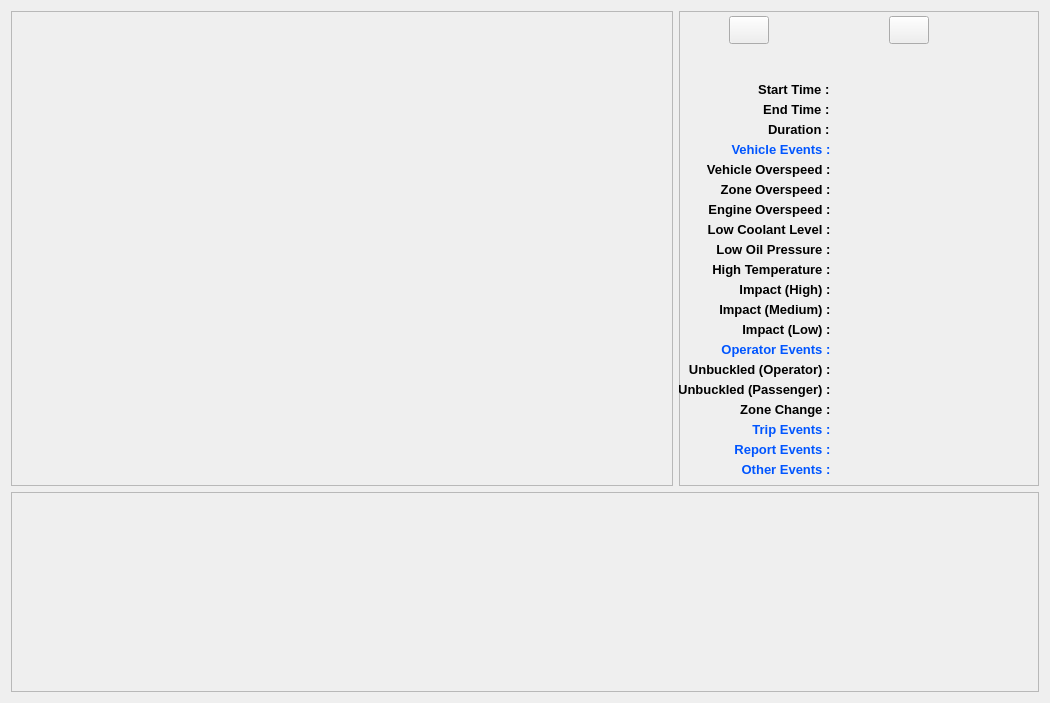
  <widget class="QWidget" name="centralwidget">
   <property name="sizePolicy">
    <sizepolicy hsizetype="Preferred" vsizetype="Expanding">
     <horstretch>0</horstretch>
     <verstretch>0</verstretch>
    </sizepolicy>
   </property>
   <property name="minimumSize">
    <size>
     <width>1050</width>
     <height>695</height>
    </size>
   </property>
   <layout class="QGridLayout" name="gridLayout">
    <item row="0" column="0" rowspan="2">
     <widget class="QFrame" name="TripDataframe">
      <property name="minimumSize">
       <size>
        <width>645</width>
        <height>475</height>
       </size>
      </property>
      <property name="maximumSize">
       <size>
        <width>16777215</width>
        <height>16777215</height>
       </size>
      </property>
      <property name="acceptDrops">
       <bool>false</bool>
      </property>
      <property name="frameShape">
       <enum>QFrame::StyledPanel</enum>
      </property>
      <property name="frameShadow">
       <enum>QFrame::Raised</enum>
      </property>
      <layout class="QGridLayout" name="gridLayout_2">
       <item row="0" column="0">
        <layout class="QVBoxLayout" name="verticalLayout"/>
       </item>
      </layout>
     </widget>
    </item>
    <item row="2" column="0" colspan="2">
     <widget class="QFrame" name="Chartframe">
      <property name="sizePolicy">
       <sizepolicy hsizetype="Preferred" vsizetype="MinimumExpanding">
        <horstretch>0</horstretch>
        <verstretch>0</verstretch>
       </sizepolicy>
      </property>
      <property name="minimumSize">
       <size>
        <width>0</width>
        <height>200</height>
       </size>
      </property>
      <property name="maximumSize">
       <size>
        <width>16777215</width>
        <height>200</height>
       </size>
      </property>
      <property name="frameShape">
       <enum>QFrame::StyledPanel</enum>
      </property>
      <property name="frameShadow">
       <enum>QFrame::Raised</enum>
      </property>
      <layout class="QGridLayout" name="gridLayout_3">
       <property name="leftMargin">
        <number>2</number>
       </property>
       <property name="topMargin">
        <number>0</number>
       </property>
       <property name="rightMargin">
        <number>2</number>
       </property>
       <property name="bottomMargin">
        <number>0</number>
       </property>
       <property name="horizontalSpacing">
        <number>2</number>
       </property>
       <property name="verticalSpacing">
        <number>0</number>
       </property>
       <item row="0" column="0">
        <layout class="QVBoxLayout" name="ChartLayout">
         <property name="spacing">
          <number>0</number>
         </property>
         <property name="leftMargin">
          <number>5</number>
         </property>
         <property name="topMargin">
          <number>0</number>
         </property>
         <property name="rightMargin">
          <number>5</number>
         </property>
         <property name="bottomMargin">
          <number>0</number>
         </property>
        </layout>
       </item>
      </layout>
     </widget>
    </item>
    <item row="0" column="1" rowspan="2">
     <widget class="QFrame" name="TripSummaryframe">
      <property name="sizePolicy">
       <sizepolicy hsizetype="Preferred" vsizetype="Preferred">
        <horstretch>0</horstretch>
        <verstretch>0</verstretch>
       </sizepolicy>
      </property>
      <property name="minimumSize">
       <size>
        <width>360</width>
        <height>475</height>
       </size>
      </property>
      <property name="maximumSize">
       <size>
        <width>360</width>
        <height>16777215</height>
       </size>
      </property>
      <property name="font">
       <font>
        <pointsize>12</pointsize>
        <weight>75</weight>
        <bold>true</bold>
       </font>
      </property>
      <property name="layoutDirection">
       <enum>Qt::LeftToRight</enum>
      </property>
      <property name="frameShape">
       <enum>QFrame::StyledPanel</enum>
      </property>
      <property name="frameShadow">
       <enum>QFrame::Raised</enum>
      </property>
      <widget class="QPushButton" name="PrevTripBtn">
       <property name="geometry">
        <rect>
         <x>50</x>
         <y>5</y>
         <width>40</width>
         <height>28</height>
        </rect>
       </property>
       <property name="text">
        <string/>
       </property>
      </widget>
      <widget class="QPushButton" name="NextTripBtn">
       <property name="geometry">
        <rect>
         <x>210</x>
         <y>5</y>
         <width>40</width>
         <height>28</height>
        </rect>
       </property>
       <property name="text">
        <string/>
       </property>
      </widget>
      <widget class="QLabel" name="TripNoLbl">
       <property name="geometry">
        <rect>
         <x>113</x>
         <y>3</y>
         <width>71</width>
         <height>31</height>
        </rect>
       </property>
       <property name="font">
        <font>
         <pointsize>18</pointsize>
        </font>
       </property>
       <property name="text">
        <string/>
       </property>
       <property name="alignment">
        <set>Qt::AlignCenter</set>
       </property>
      </widget>
      <widget class="QLabel" name="label_2">
       <property name="geometry">
        <rect>
         <x>54</x>
         <y>70</y>
         <width>100</width>
         <height>16</height>
        </rect>
       </property>
       <property name="minimumSize">
        <size>
         <width>100</width>
         <height>0</height>
        </size>
       </property>
       <property name="font">
        <font>
         <pointsize>10</pointsize>
        </font>
       </property>
       <property name="text">
        <string>Start Time : </string>
       </property>
       <property name="alignment">
        <set>Qt::AlignRight|Qt::AlignTrailing|Qt::AlignVCenter</set>
       </property>
      </widget>
      <widget class="QLabel" name="StartTimeLbl">
       <property name="geometry">
        <rect>
         <x>160</x>
         <y>70</y>
         <width>191</width>
         <height>16</height>
        </rect>
       </property>
       <property name="minimumSize">
        <size>
         <width>150</width>
         <height>0</height>
        </size>
       </property>
       <property name="font">
        <font>
         <pointsize>10</pointsize>
         <weight>50</weight>
         <bold>false</bold>
        </font>
       </property>
       <property name="text">
        <string/>
       </property>
      </widget>
      <widget class="QLabel" name="label_5">
       <property name="geometry">
        <rect>
         <x>54</x>
         <y>90</y>
         <width>100</width>
         <height>16</height>
        </rect>
       </property>
       <property name="minimumSize">
        <size>
         <width>100</width>
         <height>0</height>
        </size>
       </property>
       <property name="font">
        <font>
         <pointsize>10</pointsize>
        </font>
       </property>
       <property name="text">
        <string>End Time : </string>
       </property>
       <property name="alignment">
        <set>Qt::AlignRight|Qt::AlignTrailing|Qt::AlignVCenter</set>
       </property>
      </widget>
      <widget class="QLabel" name="EndTimeLbl">
       <property name="geometry">
        <rect>
         <x>160</x>
         <y>90</y>
         <width>191</width>
         <height>16</height>
        </rect>
       </property>
       <property name="minimumSize">
        <size>
         <width>150</width>
         <height>0</height>
        </size>
       </property>
       <property name="font">
        <font>
         <pointsize>10</pointsize>
         <weight>50</weight>
         <bold>false</bold>
        </font>
       </property>
       <property name="text">
        <string/>
       </property>
      </widget>
      <widget class="QLabel" name="label_3">
       <property name="geometry">
        <rect>
         <x>54</x>
         <y>110</y>
         <width>100</width>
         <height>16</height>
        </rect>
       </property>
       <property name="minimumSize">
        <size>
         <width>100</width>
         <height>0</height>
        </size>
       </property>
       <property name="font">
        <font>
         <pointsize>10</pointsize>
         <weight>75</weight>
         <bold>true</bold>
        </font>
       </property>
       <property name="text">
        <string>Duration : </string>
       </property>
       <property name="alignment">
        <set>Qt::AlignRight|Qt::AlignTrailing|Qt::AlignVCenter</set>
       </property>
      </widget>
      <widget class="QLabel" name="TripDurationLbl">
       <property name="geometry">
        <rect>
         <x>160</x>
         <y>110</y>
         <width>191</width>
         <height>16</height>
        </rect>
       </property>
       <property name="minimumSize">
        <size>
         <width>150</width>
         <height>0</height>
        </size>
       </property>
       <property name="font">
        <font>
         <pointsize>10</pointsize>
         <weight>50</weight>
         <bold>false</bold>
        </font>
       </property>
       <property name="text">
        <string/>
       </property>
      </widget>
      <widget class="QLabel" name="label_4">
       <property name="geometry">
        <rect>
         <x>0</x>
         <y>130</y>
         <width>155</width>
         <height>16</height>
        </rect>
       </property>
       <property name="minimumSize">
        <size>
         <width>0</width>
         <height>0</height>
        </size>
       </property>
       <property name="font">
        <font>
         <pointsize>10</pointsize>
         <weight>75</weight>
         <bold>true</bold>
        </font>
       </property>
       <property name="styleSheet">
        <string notr="true">color: rgb(0, 85, 255);</string>
       </property>
       <property name="text">
        <string>Vehicle Events : </string>
       </property>
       <property name="alignment">
        <set>Qt::AlignRight|Qt::AlignTrailing|Qt::AlignVCenter</set>
       </property>
      </widget>
      <widget class="QLabel" name="VehicleEventsLbl">
       <property name="geometry">
        <rect>
         <x>160</x>
         <y>130</y>
         <width>150</width>
         <height>16</height>
        </rect>
       </property>
       <property name="minimumSize">
        <size>
         <width>150</width>
         <height>0</height>
        </size>
       </property>
       <property name="font">
        <font>
         <pointsize>10</pointsize>
         <weight>75</weight>
         <bold>true</bold>
        </font>
       </property>
       <property name="text">
        <string/>
       </property>
      </widget>
      <widget class="QLabel" name="VehicleOverspeedLbl">
       <property name="geometry">
        <rect>
         <x>160</x>
         <y>150</y>
         <width>150</width>
         <height>16</height>
        </rect>
       </property>
       <property name="minimumSize">
        <size>
         <width>150</width>
         <height>0</height>
        </size>
       </property>
       <property name="font">
        <font>
         <pointsize>10</pointsize>
         <weight>50</weight>
         <bold>false</bold>
        </font>
       </property>
       <property name="text">
        <string/>
       </property>
      </widget>
      <widget class="QLabel" name="label_6">
       <property name="geometry">
        <rect>
         <x>0</x>
         <y>150</y>
         <width>155</width>
         <height>16</height>
        </rect>
       </property>
       <property name="minimumSize">
        <size>
         <width>0</width>
         <height>0</height>
        </size>
       </property>
       <property name="font">
        <font>
         <pointsize>10</pointsize>
         <weight>75</weight>
         <bold>true</bold>
        </font>
       </property>
       <property name="text">
        <string>Vehicle Overspeed : </string>
       </property>
       <property name="alignment">
        <set>Qt::AlignRight|Qt::AlignTrailing|Qt::AlignVCenter</set>
       </property>
      </widget>
      <widget class="QLabel" name="ZoneOverspeedLbl">
       <property name="geometry">
        <rect>
         <x>160</x>
         <y>170</y>
         <width>150</width>
         <height>16</height>
        </rect>
       </property>
       <property name="minimumSize">
        <size>
         <width>150</width>
         <height>0</height>
        </size>
       </property>
       <property name="font">
        <font>
         <pointsize>10</pointsize>
         <weight>50</weight>
         <bold>false</bold>
        </font>
       </property>
       <property name="text">
        <string/>
       </property>
      </widget>
      <widget class="QLabel" name="label_7">
       <property name="geometry">
        <rect>
         <x>0</x>
         <y>170</y>
         <width>155</width>
         <height>16</height>
        </rect>
       </property>
       <property name="minimumSize">
        <size>
         <width>0</width>
         <height>0</height>
        </size>
       </property>
       <property name="font">
        <font>
         <pointsize>10</pointsize>
         <weight>75</weight>
         <bold>true</bold>
        </font>
       </property>
       <property name="text">
        <string>Zone Overspeed : </string>
       </property>
       <property name="alignment">
        <set>Qt::AlignRight|Qt::AlignTrailing|Qt::AlignVCenter</set>
       </property>
      </widget>
      <widget class="QLabel" name="EngineOverspeedLbl">
       <property name="geometry">
        <rect>
         <x>160</x>
         <y>190</y>
         <width>150</width>
         <height>16</height>
        </rect>
       </property>
       <property name="minimumSize">
        <size>
         <width>150</width>
         <height>0</height>
        </size>
       </property>
       <property name="font">
        <font>
         <pointsize>10</pointsize>
         <weight>50</weight>
         <bold>false</bold>
        </font>
       </property>
       <property name="text">
        <string/>
       </property>
      </widget>
      <widget class="QLabel" name="label_8">
       <property name="geometry">
        <rect>
         <x>0</x>
         <y>190</y>
         <width>155</width>
         <height>16</height>
        </rect>
       </property>
       <property name="minimumSize">
        <size>
         <width>0</width>
         <height>0</height>
        </size>
       </property>
       <property name="font">
        <font>
         <pointsize>10</pointsize>
         <weight>75</weight>
         <bold>true</bold>
        </font>
       </property>
       <property name="text">
        <string>Engine Overspeed : </string>
       </property>
       <property name="alignment">
        <set>Qt::AlignRight|Qt::AlignTrailing|Qt::AlignVCenter</set>
       </property>
      </widget>
      <widget class="QLabel" name="label_9">
       <property name="geometry">
        <rect>
         <x>0</x>
         <y>210</y>
         <width>155</width>
         <height>16</height>
        </rect>
       </property>
       <property name="minimumSize">
        <size>
         <width>0</width>
         <height>0</height>
        </size>
       </property>
       <property name="font">
        <font>
         <pointsize>10</pointsize>
         <weight>75</weight>
         <bold>true</bold>
        </font>
       </property>
       <property name="text">
        <string>Low Coolant Level : </string>
       </property>
       <property name="alignment">
        <set>Qt::AlignRight|Qt::AlignTrailing|Qt::AlignVCenter</set>
       </property>
      </widget>
      <widget class="QLabel" name="LowCoolantLbl">
       <property name="geometry">
        <rect>
         <x>160</x>
         <y>210</y>
         <width>150</width>
         <height>16</height>
        </rect>
       </property>
       <property name="minimumSize">
        <size>
         <width>150</width>
         <height>0</height>
        </size>
       </property>
       <property name="font">
        <font>
         <pointsize>10</pointsize>
         <weight>50</weight>
         <bold>false</bold>
        </font>
       </property>
       <property name="text">
        <string/>
       </property>
      </widget>
      <widget class="QLabel" name="LowOilPressureLbl">
       <property name="geometry">
        <rect>
         <x>160</x>
         <y>230</y>
         <width>150</width>
         <height>16</height>
        </rect>
       </property>
       <property name="minimumSize">
        <size>
         <width>150</width>
         <height>0</height>
        </size>
       </property>
       <property name="font">
        <font>
         <pointsize>10</pointsize>
         <weight>50</weight>
         <bold>false</bold>
        </font>
       </property>
       <property name="text">
        <string/>
       </property>
      </widget>
      <widget class="QLabel" name="label_10">
       <property name="geometry">
        <rect>
         <x>0</x>
         <y>230</y>
         <width>155</width>
         <height>16</height>
        </rect>
       </property>
       <property name="minimumSize">
        <size>
         <width>0</width>
         <height>0</height>
        </size>
       </property>
       <property name="font">
        <font>
         <pointsize>10</pointsize>
         <weight>75</weight>
         <bold>true</bold>
        </font>
       </property>
       <property name="text">
        <string>Low Oil Pressure : </string>
       </property>
       <property name="alignment">
        <set>Qt::AlignRight|Qt::AlignTrailing|Qt::AlignVCenter</set>
       </property>
      </widget>
      <widget class="QLabel" name="label_11">
       <property name="geometry">
        <rect>
         <x>0</x>
         <y>250</y>
         <width>155</width>
         <height>16</height>
        </rect>
       </property>
       <property name="minimumSize">
        <size>
         <width>0</width>
         <height>0</height>
        </size>
       </property>
       <property name="font">
        <font>
         <pointsize>10</pointsize>
         <weight>75</weight>
         <bold>true</bold>
        </font>
       </property>
       <property name="text">
        <string>High Temperature : </string>
       </property>
       <property name="alignment">
        <set>Qt::AlignRight|Qt::AlignTrailing|Qt::AlignVCenter</set>
       </property>
      </widget>
      <widget class="QLabel" name="HighTemperatureLbl">
       <property name="geometry">
        <rect>
         <x>160</x>
         <y>250</y>
         <width>150</width>
         <height>16</height>
        </rect>
       </property>
       <property name="minimumSize">
        <size>
         <width>150</width>
         <height>0</height>
        </size>
       </property>
       <property name="font">
        <font>
         <pointsize>10</pointsize>
         <weight>50</weight>
         <bold>false</bold>
        </font>
       </property>
       <property name="text">
        <string/>
       </property>
      </widget>
      <widget class="QLabel" name="label_12">
       <property name="geometry">
        <rect>
         <x>0</x>
         <y>270</y>
         <width>155</width>
         <height>16</height>
        </rect>
       </property>
       <property name="minimumSize">
        <size>
         <width>0</width>
         <height>0</height>
        </size>
       </property>
       <property name="font">
        <font>
         <pointsize>10</pointsize>
         <weight>75</weight>
         <bold>true</bold>
        </font>
       </property>
       <property name="text">
        <string>Impact (High) : </string>
       </property>
       <property name="alignment">
        <set>Qt::AlignRight|Qt::AlignTrailing|Qt::AlignVCenter</set>
       </property>
      </widget>
      <widget class="QLabel" name="HiImpactLbl">
       <property name="geometry">
        <rect>
         <x>160</x>
         <y>270</y>
         <width>150</width>
         <height>16</height>
        </rect>
       </property>
       <property name="minimumSize">
        <size>
         <width>150</width>
         <height>0</height>
        </size>
       </property>
       <property name="font">
        <font>
         <pointsize>10</pointsize>
         <weight>50</weight>
         <bold>false</bold>
        </font>
       </property>
       <property name="text">
        <string/>
       </property>
      </widget>
      <widget class="QLabel" name="MidImpactLbl">
       <property name="geometry">
        <rect>
         <x>160</x>
         <y>290</y>
         <width>150</width>
         <height>16</height>
        </rect>
       </property>
       <property name="minimumSize">
        <size>
         <width>150</width>
         <height>0</height>
        </size>
       </property>
       <property name="font">
        <font>
         <pointsize>10</pointsize>
         <weight>50</weight>
         <bold>false</bold>
        </font>
       </property>
       <property name="text">
        <string/>
       </property>
      </widget>
      <widget class="QLabel" name="label_13">
       <property name="geometry">
        <rect>
         <x>0</x>
         <y>290</y>
         <width>155</width>
         <height>16</height>
        </rect>
       </property>
       <property name="minimumSize">
        <size>
         <width>0</width>
         <height>0</height>
        </size>
       </property>
       <property name="font">
        <font>
         <pointsize>10</pointsize>
         <weight>75</weight>
         <bold>true</bold>
        </font>
       </property>
       <property name="text">
        <string>Impact (Medium) : </string>
       </property>
       <property name="alignment">
        <set>Qt::AlignRight|Qt::AlignTrailing|Qt::AlignVCenter</set>
       </property>
      </widget>
      <widget class="QLabel" name="LoImpactLbl">
       <property name="geometry">
        <rect>
         <x>160</x>
         <y>310</y>
         <width>150</width>
         <height>16</height>
        </rect>
       </property>
       <property name="minimumSize">
        <size>
         <width>150</width>
         <height>0</height>
        </size>
       </property>
       <property name="font">
        <font>
         <pointsize>10</pointsize>
         <weight>50</weight>
         <bold>false</bold>
        </font>
       </property>
       <property name="text">
        <string/>
       </property>
      </widget>
      <widget class="QLabel" name="label_14">
       <property name="geometry">
        <rect>
         <x>0</x>
         <y>310</y>
         <width>155</width>
         <height>16</height>
        </rect>
       </property>
       <property name="minimumSize">
        <size>
         <width>0</width>
         <height>0</height>
        </size>
       </property>
       <property name="font">
        <font>
         <pointsize>10</pointsize>
         <weight>75</weight>
         <bold>true</bold>
        </font>
       </property>
       <property name="text">
        <string>Impact (Low) : </string>
       </property>
       <property name="alignment">
        <set>Qt::AlignRight|Qt::AlignTrailing|Qt::AlignVCenter</set>
       </property>
      </widget>
      <widget class="QLabel" name="UnbuckledOpLbl">
       <property name="geometry">
        <rect>
         <x>160</x>
         <y>350</y>
         <width>150</width>
         <height>16</height>
        </rect>
       </property>
       <property name="minimumSize">
        <size>
         <width>150</width>
         <height>0</height>
        </size>
       </property>
       <property name="font">
        <font>
         <pointsize>10</pointsize>
         <weight>50</weight>
         <bold>false</bold>
        </font>
       </property>
       <property name="text">
        <string/>
       </property>
      </widget>
      <widget class="QLabel" name="label_15">
       <property name="geometry">
        <rect>
         <x>0</x>
         <y>350</y>
         <width>155</width>
         <height>16</height>
        </rect>
       </property>
       <property name="minimumSize">
        <size>
         <width>0</width>
         <height>0</height>
        </size>
       </property>
       <property name="font">
        <font>
         <pointsize>10</pointsize>
         <weight>75</weight>
         <bold>true</bold>
        </font>
       </property>
       <property name="text">
        <string>Unbuckled (Operator) : </string>
       </property>
       <property name="alignment">
        <set>Qt::AlignRight|Qt::AlignTrailing|Qt::AlignVCenter</set>
       </property>
      </widget>
      <widget class="QLabel" name="label_16">
       <property name="geometry">
        <rect>
         <x>0</x>
         <y>370</y>
         <width>155</width>
         <height>16</height>
        </rect>
       </property>
       <property name="minimumSize">
        <size>
         <width>0</width>
         <height>0</height>
        </size>
       </property>
       <property name="font">
        <font>
         <pointsize>10</pointsize>
         <weight>75</weight>
         <bold>true</bold>
        </font>
       </property>
       <property name="text">
        <string>Unbuckled (Passenger) : </string>
       </property>
       <property name="alignment">
        <set>Qt::AlignRight|Qt::AlignTrailing|Qt::AlignVCenter</set>
       </property>
      </widget>
      <widget class="QLabel" name="UnbuckledPassLbl">
       <property name="geometry">
        <rect>
         <x>160</x>
         <y>370</y>
         <width>150</width>
         <height>16</height>
        </rect>
       </property>
       <property name="minimumSize">
        <size>
         <width>150</width>
         <height>0</height>
        </size>
       </property>
       <property name="font">
        <font>
         <pointsize>10</pointsize>
         <weight>50</weight>
         <bold>false</bold>
        </font>
       </property>
       <property name="text">
        <string/>
       </property>
      </widget>
      <widget class="QLabel" name="label_17">
       <property name="geometry">
        <rect>
         <x>0</x>
         <y>330</y>
         <width>155</width>
         <height>16</height>
        </rect>
       </property>
       <property name="minimumSize">
        <size>
         <width>0</width>
         <height>0</height>
        </size>
       </property>
       <property name="font">
        <font>
         <pointsize>10</pointsize>
         <weight>75</weight>
         <bold>true</bold>
        </font>
       </property>
       <property name="styleSheet">
        <string notr="true">color: rgb(0, 85, 255);</string>
       </property>
       <property name="text">
        <string>Operator Events : </string>
       </property>
       <property name="alignment">
        <set>Qt::AlignRight|Qt::AlignTrailing|Qt::AlignVCenter</set>
       </property>
      </widget>
      <widget class="QLabel" name="OperatorEventsLbl">
       <property name="geometry">
        <rect>
         <x>160</x>
         <y>330</y>
         <width>150</width>
         <height>16</height>
        </rect>
       </property>
       <property name="minimumSize">
        <size>
         <width>150</width>
         <height>0</height>
        </size>
       </property>
       <property name="font">
        <font>
         <pointsize>10</pointsize>
         <weight>75</weight>
         <bold>true</bold>
        </font>
       </property>
       <property name="text">
        <string/>
       </property>
      </widget>
      <widget class="QLabel" name="OtherEventsLbl">
       <property name="geometry">
        <rect>
         <x>160</x>
         <y>450</y>
         <width>150</width>
         <height>16</height>
        </rect>
       </property>
       <property name="minimumSize">
        <size>
         <width>150</width>
         <height>0</height>
        </size>
       </property>
       <property name="font">
        <font>
         <pointsize>10</pointsize>
         <weight>75</weight>
         <bold>true</bold>
        </font>
       </property>
       <property name="text">
        <string/>
       </property>
      </widget>
      <widget class="QLabel" name="OtherEventsStaticLbl">
       <property name="geometry">
        <rect>
         <x>0</x>
         <y>450</y>
         <width>155</width>
         <height>16</height>
        </rect>
       </property>
       <property name="minimumSize">
        <size>
         <width>0</width>
         <height>0</height>
        </size>
       </property>
       <property name="font">
        <font>
         <pointsize>10</pointsize>
         <weight>75</weight>
         <bold>true</bold>
        </font>
       </property>
       <property name="styleSheet">
        <string notr="true">color: rgb(255, 255, 255);
color: rgb(0, 85, 255);</string>
       </property>
       <property name="text">
        <string>Other Events : </string>
       </property>
       <property name="alignment">
        <set>Qt::AlignRight|Qt::AlignTrailing|Qt::AlignVCenter</set>
       </property>
      </widget>
      <widget class="QLabel" name="label_19">
       <property name="geometry">
        <rect>
         <x>0</x>
         <y>390</y>
         <width>155</width>
         <height>16</height>
        </rect>
       </property>
       <property name="minimumSize">
        <size>
         <width>0</width>
         <height>0</height>
        </size>
       </property>
       <property name="font">
        <font>
         <pointsize>10</pointsize>
         <weight>75</weight>
         <bold>true</bold>
        </font>
       </property>
       <property name="text">
        <string>Zone Change : </string>
       </property>
       <property name="alignment">
        <set>Qt::AlignRight|Qt::AlignTrailing|Qt::AlignVCenter</set>
       </property>
      </widget>
      <widget class="QLabel" name="ZoneChangeLbl">
       <property name="geometry">
        <rect>
         <x>160</x>
         <y>390</y>
         <width>150</width>
         <height>16</height>
        </rect>
       </property>
       <property name="minimumSize">
        <size>
         <width>150</width>
         <height>0</height>
        </size>
       </property>
       <property name="font">
        <font>
         <pointsize>10</pointsize>
         <weight>50</weight>
         <bold>false</bold>
        </font>
       </property>
       <property name="text">
        <string/>
       </property>
      </widget>
      <widget class="QLabel" name="TripEventsLbl">
       <property name="geometry">
        <rect>
         <x>160</x>
         <y>410</y>
         <width>150</width>
         <height>16</height>
        </rect>
       </property>
       <property name="minimumSize">
        <size>
         <width>150</width>
         <height>0</height>
        </size>
       </property>
       <property name="font">
        <font>
         <pointsize>10</pointsize>
         <weight>75</weight>
         <bold>true</bold>
        </font>
       </property>
       <property name="text">
        <string/>
       </property>
      </widget>
      <widget class="QLabel" name="label_20">
       <property name="geometry">
        <rect>
         <x>0</x>
         <y>410</y>
         <width>155</width>
         <height>16</height>
        </rect>
       </property>
       <property name="minimumSize">
        <size>
         <width>0</width>
         <height>0</height>
        </size>
       </property>
       <property name="font">
        <font>
         <pointsize>10</pointsize>
         <weight>75</weight>
         <bold>true</bold>
        </font>
       </property>
       <property name="styleSheet">
        <string notr="true">color: rgb(0, 85, 255);</string>
       </property>
       <property name="text">
        <string>Trip Events : </string>
       </property>
       <property name="alignment">
        <set>Qt::AlignRight|Qt::AlignTrailing|Qt::AlignVCenter</set>
       </property>
      </widget>
      <widget class="QLabel" name="label_21">
       <property name="geometry">
        <rect>
         <x>0</x>
         <y>430</y>
         <width>155</width>
         <height>16</height>
        </rect>
       </property>
       <property name="minimumSize">
        <size>
         <width>0</width>
         <height>0</height>
        </size>
       </property>
       <property name="font">
        <font>
         <pointsize>10</pointsize>
         <weight>75</weight>
         <bold>true</bold>
        </font>
       </property>
       <property name="styleSheet">
        <string notr="true">color: rgb(0, 85, 255);</string>
       </property>
       <property name="text">
        <string>Report Events : </string>
       </property>
       <property name="alignment">
        <set>Qt::AlignRight|Qt::AlignTrailing|Qt::AlignVCenter</set>
       </property>
      </widget>
      <widget class="QLabel" name="ReportEventsLbl">
       <property name="geometry">
        <rect>
         <x>160</x>
         <y>430</y>
         <width>150</width>
         <height>16</height>
        </rect>
       </property>
       <property name="minimumSize">
        <size>
         <width>150</width>
         <height>0</height>
        </size>
       </property>
       <property name="font">
        <font>
         <pointsize>10</pointsize>
         <weight>75</weight>
         <bold>true</bold>
        </font>
       </property>
       <property name="text">
        <string/>
       </property>
      </widget>
      <widget class="QLabel" name="TripIdLbl">
       <property name="geometry">
        <rect>
         <x>104</x>
         <y>30</y>
         <width>91</width>
         <height>31</height>
        </rect>
       </property>
       <property name="font">
        <font>
         <pointsize>12</pointsize>
        </font>
       </property>
       <property name="text">
        <string/>
       </property>
       <property name="alignment">
        <set>Qt::AlignCenter</set>
       </property>
      </widget>
     </widget>
    </item>
   </layout>
  </widget>
